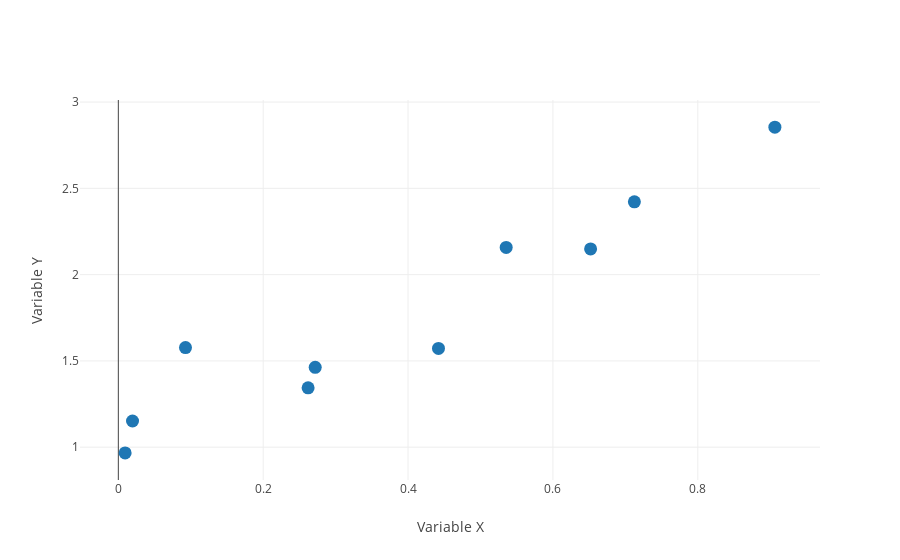

Here is the notebook cell this chart was saved with:
### Code cell
trace = Scatter(
    x=X,
    y=Y,
    mode='markers',
    marker=dict(size='13'),
    name="Sample Data",
)

fig = dict(data=[trace], layout={})
fig['layout']['xaxis'] = dict(title='Variable X')
fig['layout']['yaxis'] = dict(title='Variable Y')

iplot(fig)

### Figure 1 — Plotly figure (JSON) as saved in the notebook; plotly's stock layout.template omitted (floating-point values rounded to 4 significant figures)
{"data": [{"marker": {"size": "13"}, "mode": "markers", "name": "Sample Data", "type": "scatter", "x": [0.5355, 0.09271, 0.9064, 0.442, 0.009372, 0.2718, 0.7125, 0.652, 0.01959, 0.262], "y": [2.157, 1.577, 2.855, 1.572, 0.967, 1.463, 2.422, 2.149, 1.152, 1.344]}], "layout": {"xaxis": {"title": "Variable X"}, "yaxis": {"title": "Variable Y"}}}
